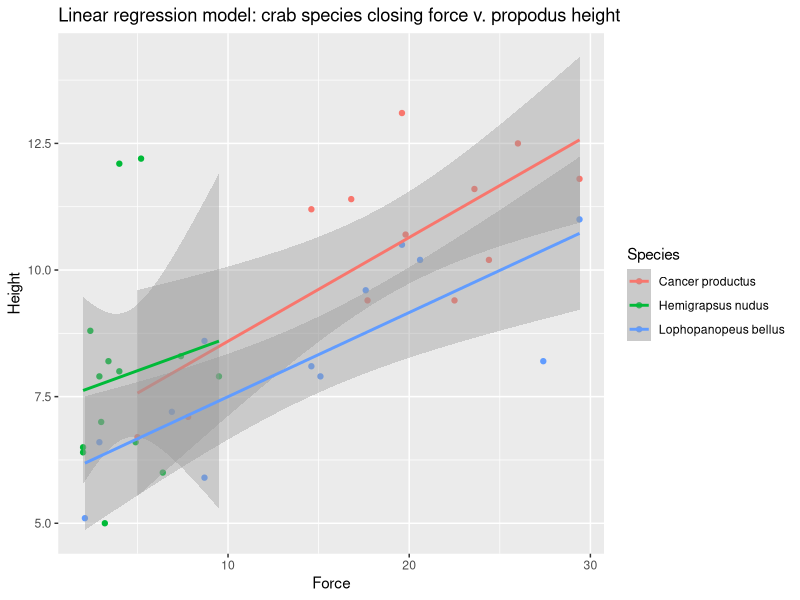
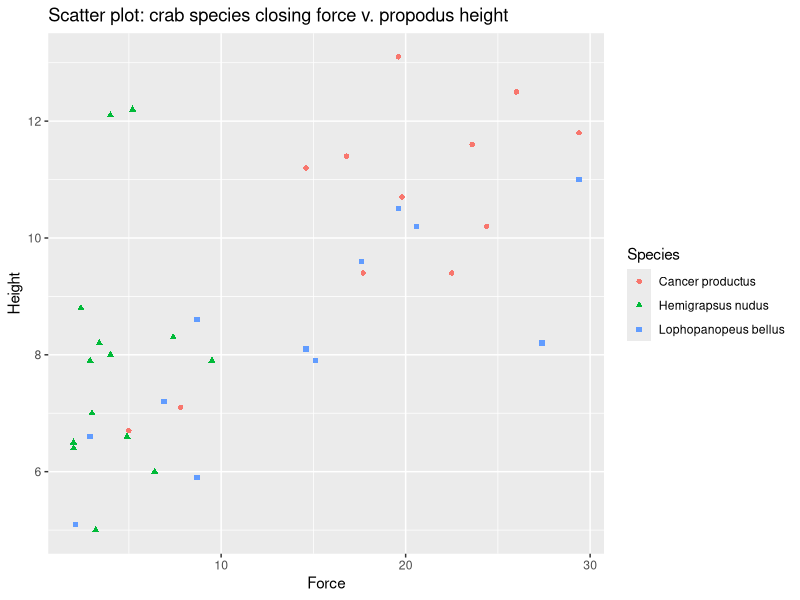
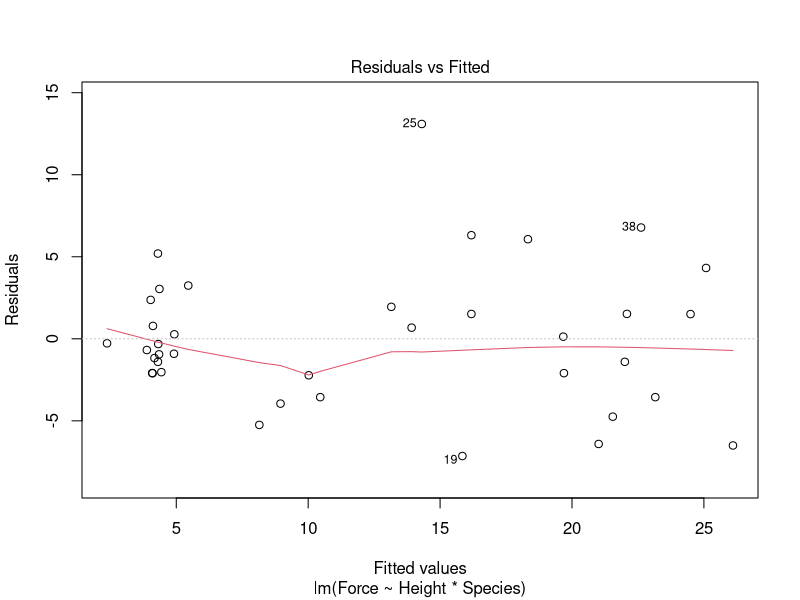
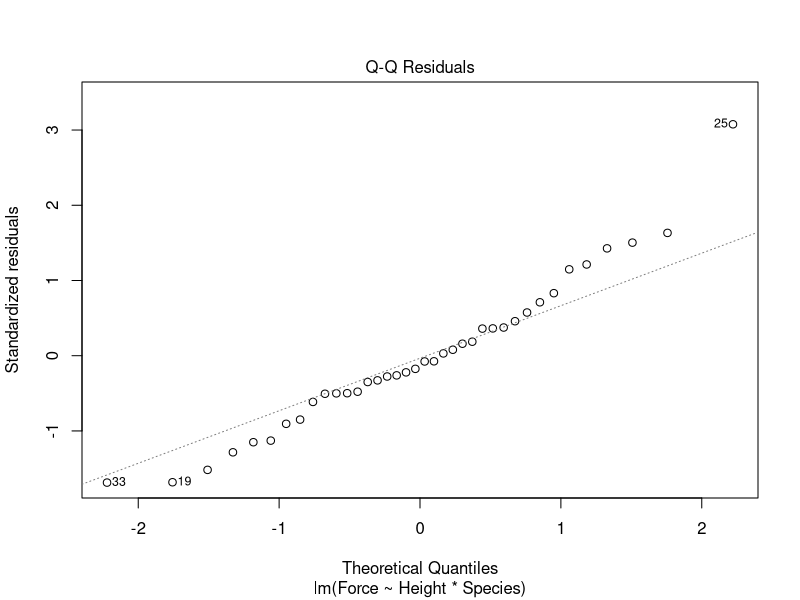
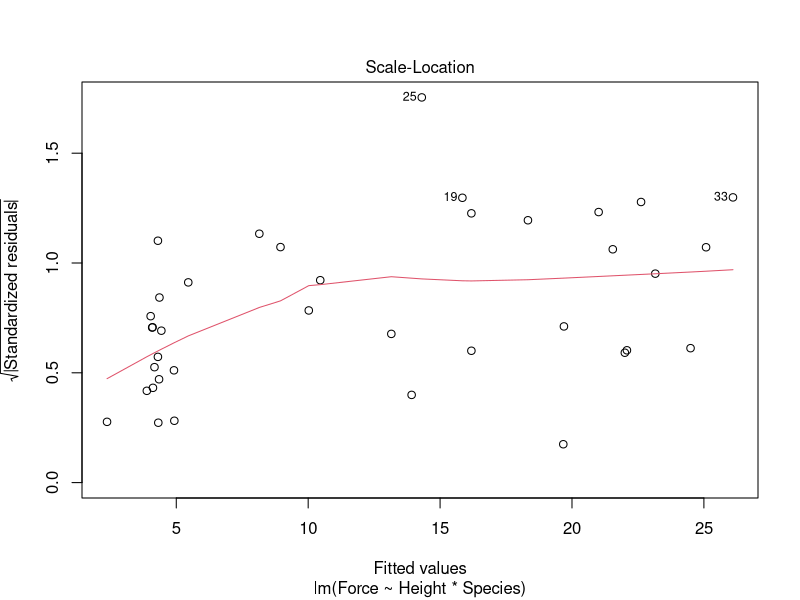
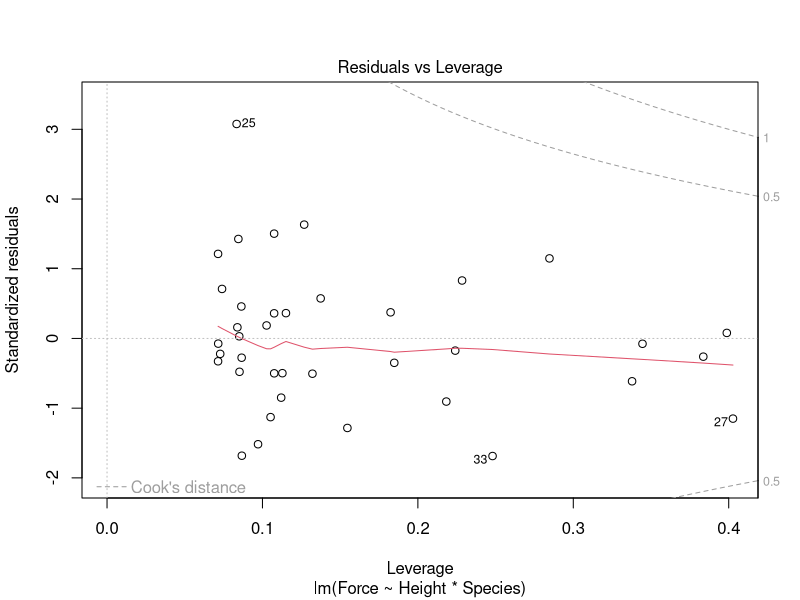
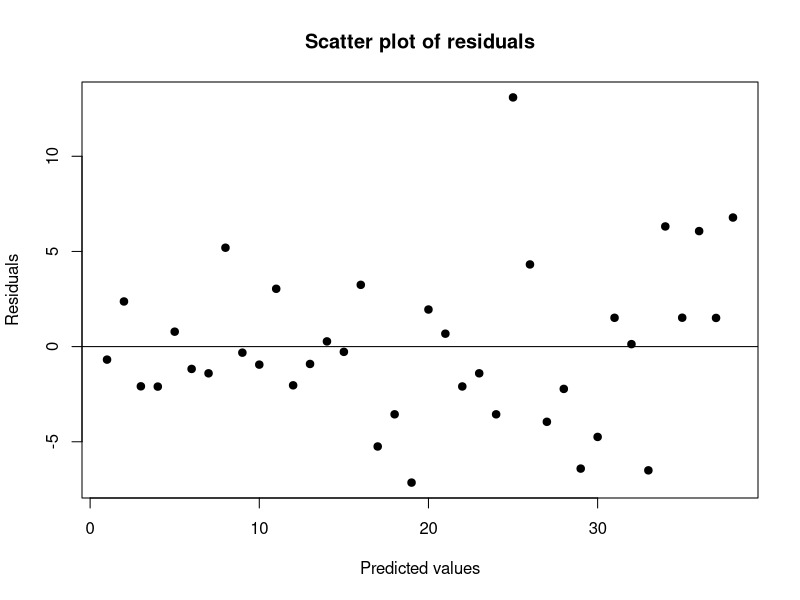

These figures' R source, in order:
## ---- chunk 1
knitr::opts_chunk$set(echo = TRUE)
## ---- chunk 2
sessionInfo()
getwd()
setwd("../crabs")
## ---- chunk 3
dataset <- read.csv("Crab17.csv", header=TRUE)
dataset
## ---- chunk 4
library(tidyverse)

dataset %>% ggplot(aes(Force, Height, color=Species)) + geom_point() + geom_smooth(method="lm") + ggtitle("Linear regression model: crab species closing force v. propodus height")
dataset %>% ggplot(aes(Force, Height, color=Species, shape=Species)) + geom_point() + ggtitle("Scatter plot: crab species closing force v. propodus height") 
## ---- chunk 5
# force = b0 + b1*height + b2*species + b3(height*species)
model <- lm(Force~Height*Species, data=dataset)
summary(model)
anova(model)
## ---- chunk 6
plot(model)
## ---- chunk 7
plot(model$residuals, main="Scatter plot of residuals", xlab="Predicted values", ylab="Residuals", pch=19)
abline(h=0, col="black")
## ---- chunk 8
resid <- model$residuals
x_bar <- mean(resid)
std_dev <- sqrt(var(resid))
